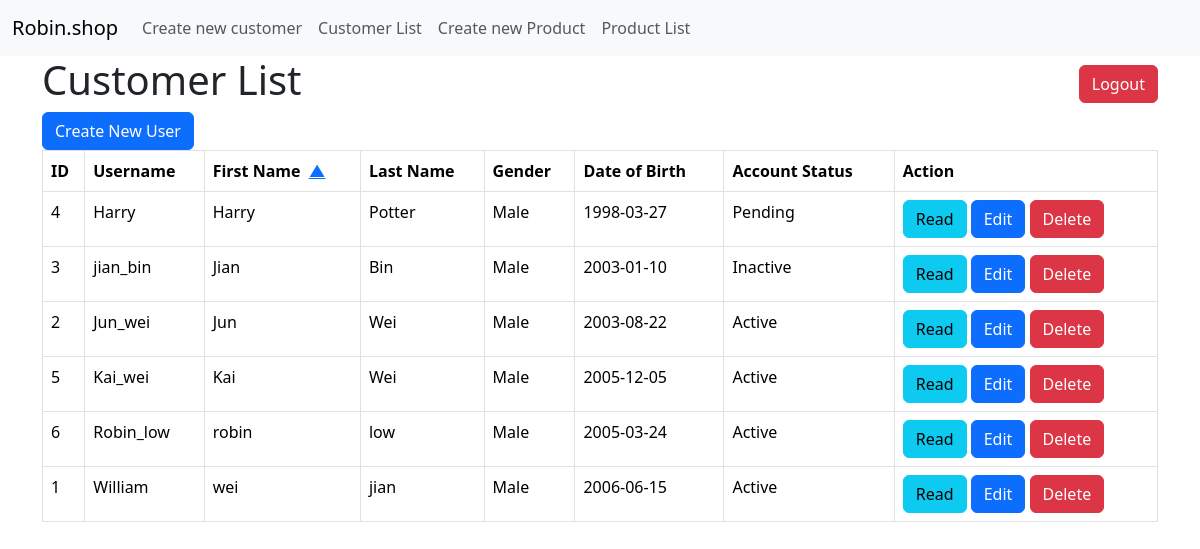
Before: /customer_list.php with the older database file.
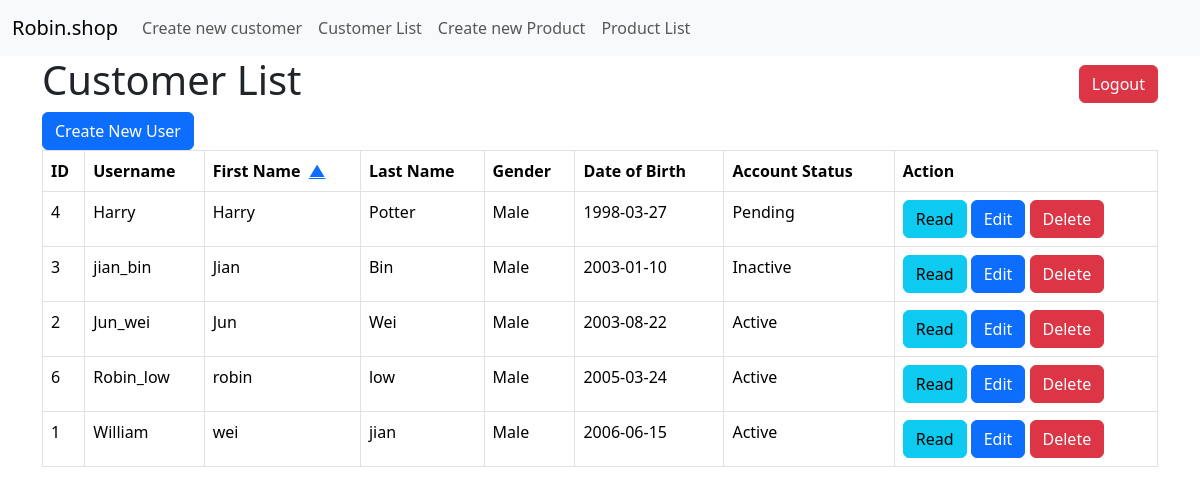
After: the same page with the newer database file.
### tables this page shows
CREATE TABLE IF NOT EXISTS `customers` (
  `id` int NOT NULL AUTO_INCREMENT,
  `username` varchar(50) NOT NULL,
  `password` varchar(10) NOT NULL,
  `first_name` varchar(50) NOT NULL,
  `last_name` varchar(50) NOT NULL,
  `gender` enum('Male','Female') NOT NULL,
  `date_of_birth` date NOT NULL,
  `registration_date_time` timestamp NULL DEFAULT CURRENT_TIMESTAMP,
  `account_status` varchar(20) NOT NULL,
  PRIMARY KEY (`id`)
);

### customer_list.php (the view, shortened to what this page needs)
<!DOCTYPE HTML>
<html>
<?php include 'Menu.php'; ?>
<head>
    <link href="https://cdn.jsdelivr.net/npm/bootstrap@5.3.3/dist/css/bootstrap.min.css" rel="stylesheet">
</head>
<body>
    <div class="container">
        <div class="page-header d-flex justify-content-between align-items-center">
            <h1>Customer List</h1>
            <a href="logout.php" class="btn btn-danger">Logout</a>
        </div>
        <?php
        include 'config/database.php';
        $valid_columns = ['first_name', 'account_status', 'date_of_birth'];
        $sort_column = isset($_GET['sort_column']) && in_array($_GET['sort_column'], $valid_columns) ? $_GET['sort_column'] : 'first_name';
        $sort_order = isset($_GET['sort_order']) && $_GET['sort_order'] === 'desc' ? 'DESC' : 'ASC';
        $query = "SELECT id, username, first_name, last_name, gender, date_of_birth, account_status FROM customers ORDER BY $sort_column $sort_order";
        $stmt = $con->prepare($query);
        $stmt->execute();
        $num = $stmt->rowCount();
        echo "<a href='customer_create.php' class='btn btn-primary m-b-1em'>Create New User</a>";
        if ($num > 0) {
            echo "<table class='table table-hover table-responsive table-bordered'>";
            echo "<tr>";
            $first_name_sort_order = ($sort_column == 'first_name' && $sort_order == 'ASC') ? 'desc' : 'asc';
            $account_status_sort_order = ($sort_column == 'account_status' && $sort_order == 'ASC') ? 'desc' : 'asc';
            $dob_sort_order = ($sort_column == 'date_of_birth' && $sort_order == 'ASC') ? 'desc' : 'asc';
            echo "<th>ID</th>";
            echo "<th>Username</th>";
            echo "<th>
                    First Name
                    <a href='?sort_column=first_name&sort_order=$first_name_sort_order' class='ms-1'>
                        " . ($sort_column == 'first_name' ? ($sort_order == 'ASC' ? '▲' : '▼') : '') . "
                    </a>
                  </th>";
            echo "<th>Last Name</th>";
            echo "<th>Gender</th>";
            echo "<th>
                    Date of Birth
                    <a href='?sort_column=date_of_birth&sort_order=$dob_sort_order' class='ms-1'>
                        " . ($sort_column == 'date_of_birth' ? ($sort_order == 'ASC' ? '▲' : '▼') : '') . "
                    </a>
                  </th>";
            echo "<th>
                    Account Status
                    <a href='?sort_column=account_status&sort_order=$account_status_sort_order' class='ms-1'>
                        " . ($sort_column == 'account_status' ? ($sort_order == 'ASC' ? '▲' : '▼') : '') . "
                    </a>
                  </th>";
            echo "<th>Action</th>";
            echo "</tr>";
            while ($row = $stmt->fetch(PDO::FETCH_ASSOC)) {
                extract($row);
                echo "<tr>";
                echo "<td>{$id}</td>";
                echo "<td>{$username}</td>";
                echo "<td>{$first_name}</td>";
                echo "<td>{$last_name}</td>";
                echo "<td>{$gender}</td>";
                echo "<td>{$date_of_birth}</td>";
                echo "<td>{$account_status}</td>";
                echo "<td>
                        <a href='customer_read.php?id={$id}' class='btn btn-info m-r-1em'>Read</a>
                        <a href='customer_update.php?id={$id}' class='btn btn-primary m-r-1em'>Edit</a>
                        <a href='?confirm_delete={$id}' class='btn btn-danger' onclick='return confirm(\"Are you sure you want to delete this customer?\");'>Delete</a>
                      </td>";
                echo "</tr>";
            }
            echo "</table>";
        } else {
            echo "<div class='alert alert-danger'>No customers found.</div>";
        }
        ?>
    </div>
</body>
</html>

Changed rows visible on the page:
removed customers: id "5", username "Kai_wei", first_name "Kai", last_name "Wei", gender "Male", date_of_birth "2005-12-05", account_status "Active"
